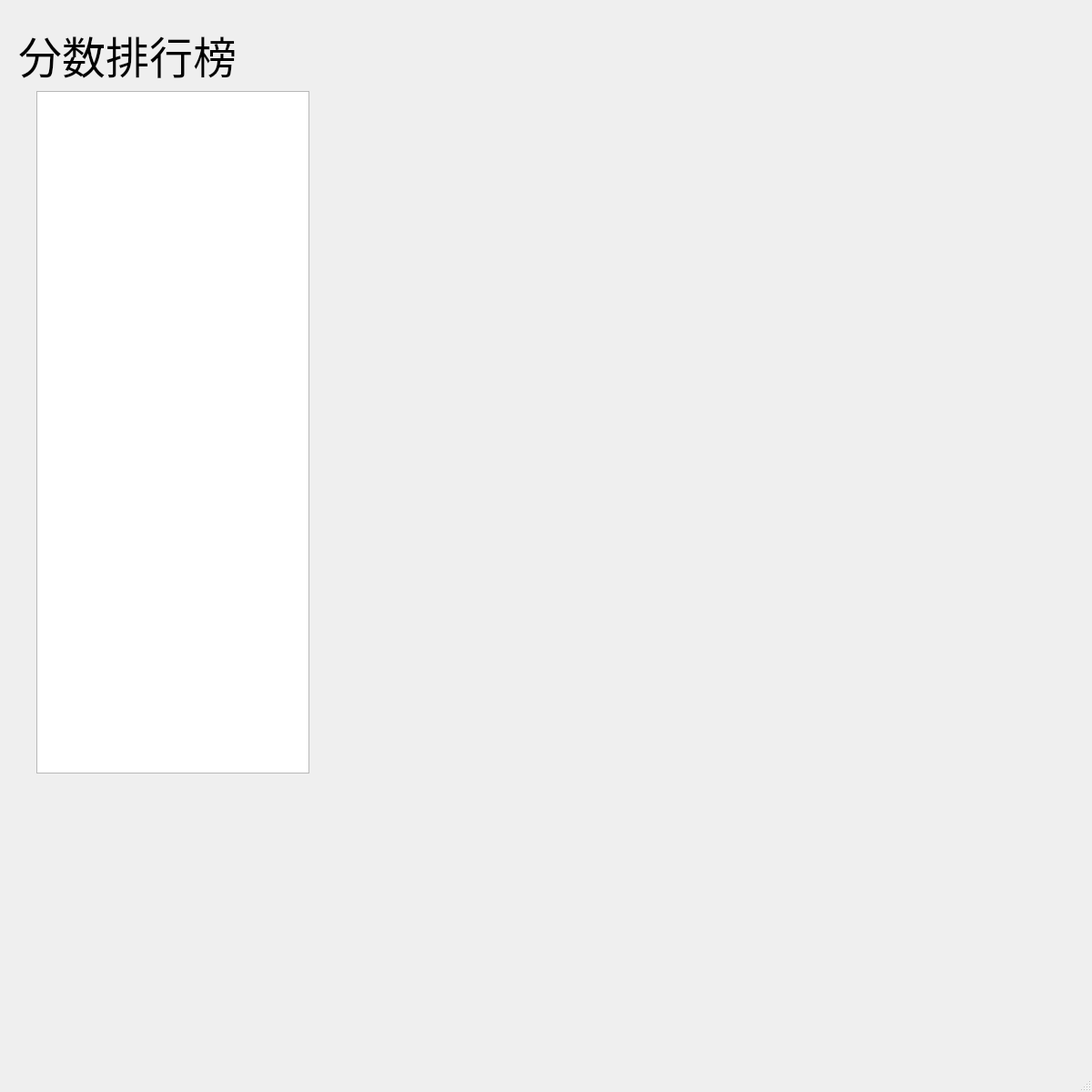
<?xml version="1.0" encoding="UTF-8"?>
<ui version="4.0">
 <class>CHR_MainWindow</class>
 <widget class="QMainWindow" name="CHR_MainWindow">
  <property name="geometry">
   <rect>
    <x>0</x>
    <y>0</y>
    <width>1200</width>
    <height>1200</height>
   </rect>
  </property>
  <property name="windowTitle">
   <string>Ranklist</string>
  </property>
  <widget class="QWidget" name="centralwidget">
   <widget class="QLabel" name="TitileLabel">
    <property name="geometry">
     <rect>
      <x>20</x>
      <y>0</y>
      <width>381</width>
      <height>121</height>
     </rect>
    </property>
    <property name="font">
     <font>
      <family>楷体</family>
      <pointsize>36</pointsize>
      <weight>50</weight>
      <italic>false</italic>
      <bold>false</bold>
     </font>
    </property>
    <property name="text">
     <string>分数排行榜</string>
    </property>
   </widget>
   <widget class="QPlainTextEdit" name="plainTextEdit">
    <property name="geometry">
     <rect>
      <x>40</x>
      <y>100</y>
      <width>300</width>
      <height>750</height>
     </rect>
    </property>
    <property name="font">
     <font>
      <family>Microsoft JhengHei</family>
      <pointsize>14</pointsize>
     </font>
    </property>
    <property name="readOnly">
     <bool>true</bool>
    </property>
   </widget>
  </widget>
  <widget class="QStatusBar" name="statusbar"/>
 </widget>
 <resources/>
 <connections/>
</ui>
